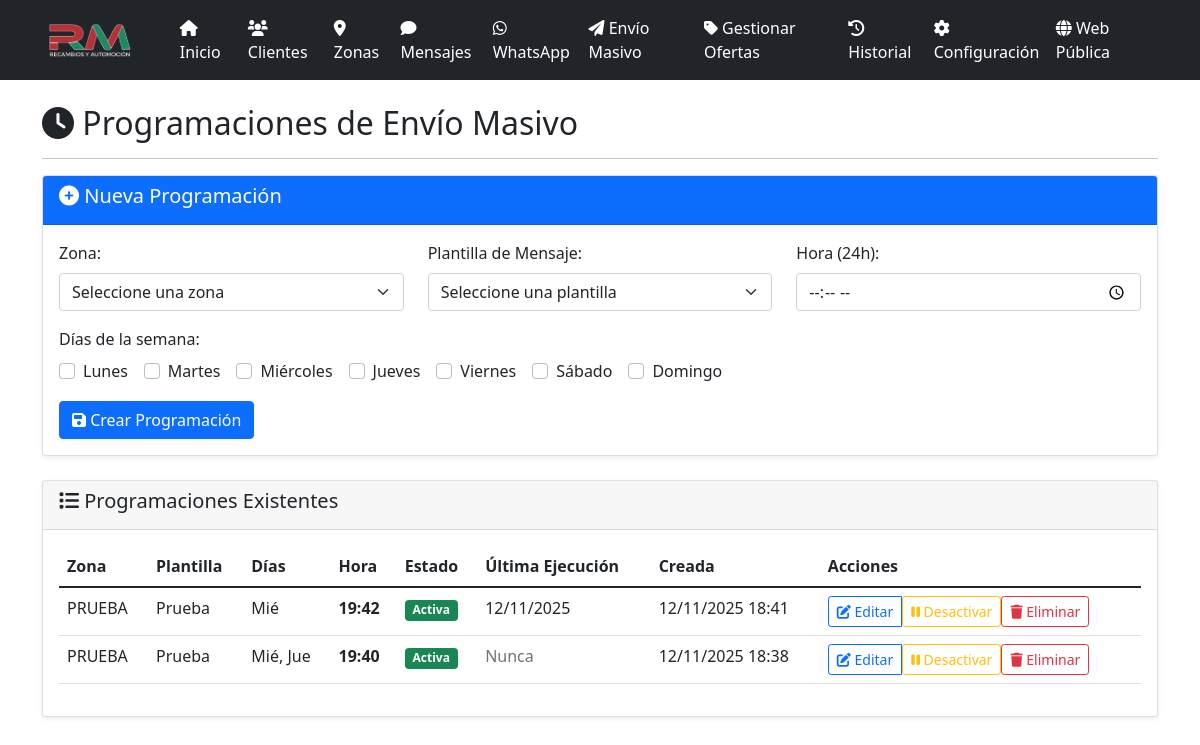
Before: /programaciones with the older database file.
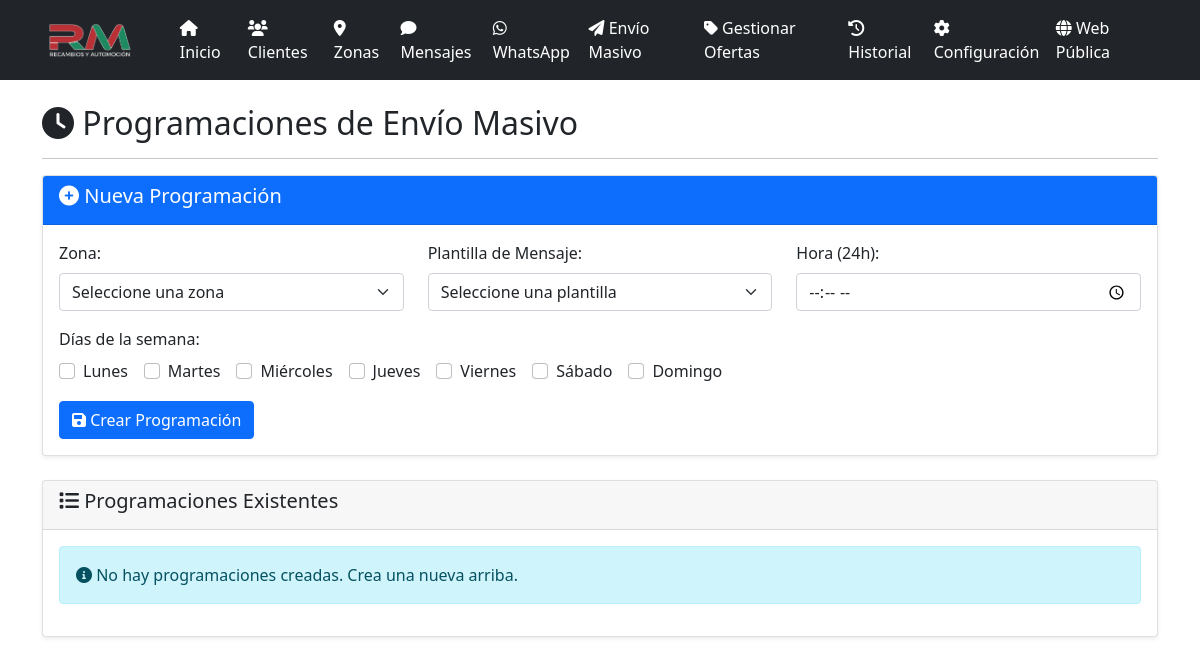
After: the same page with the newer database file.
### models.py (models this page shows, shortened)
class ProgramacionMasiva(db.Model):
    id = db.Column(db.Integer, primary_key=True)
    zona_id = db.Column(db.Integer, db.ForeignKey('zona.id'), nullable=False)
    plantilla_id = db.Column(db.Integer, db.ForeignKey('mensaje_plantilla.id'), nullable=False)
    dias_semana = db.Column(db.String(20), nullable=False)
    hora = db.Column(db.String(5), nullable=False)
    activo = db.Column(db.Boolean, default=True)
    ultima_ejecucion = db.Column(db.Date)
    created_at = db.Column(db.DateTime, default=datetime.utcnow)
    zona = db.relationship('Zona', backref='programaciones_masivas')
    plantilla = db.relationship('MensajePlantilla', backref='programaciones_masivas')

class Zona(db.Model):
    id = db.Column(db.Integer, primary_key=True)
    nombre = db.Column(db.String(100), nullable=False)
    descripcion = db.Column(db.Text)
    created_at = db.Column(db.DateTime, default=datetime.utcnow)
    clientes = db.relationship('Cliente', backref='zona', lazy=True)

class MensajePlantilla(db.Model):
    id = db.Column(db.Integer, primary_key=True)
    nombre = db.Column(db.String(100), nullable=False)
    contenido = db.Column(db.Text, nullable=False)
    activo = db.Column(db.Boolean, default=True)
    created_at = db.Column(db.DateTime, default=datetime.utcnow)
    mensajes_enviados = db.relationship('MensajeEnviado', backref='plantilla', lazy=True)

### app.py (the view)
@app.route('/programaciones')
def programaciones():
    programaciones_list = ProgramacionMasiva.query.order_by(ProgramacionMasiva.created_at.desc()).all()
    zonas = Zona.query.all()
    plantillas = MensajePlantilla.query.filter_by(activo=True).all()
    return render_template('programaciones.html',
                         programaciones=programaciones_list,
                         zonas=zonas,
                         plantillas=plantillas)

### app.py (called while the page is built, shortened)
@app.before_request
def _asegurar_scheduler():
    global _scheduler_iniciado

@app.before_request
def before_request():
    global _sistema_inicializado
    if not _sistema_inicializado and not app.config['DEBUG']:
        inicializar_sistema()

### templates/programaciones.html (shortened to what this page needs)
{% extends "base.html" %}
{% block content %}
<div class="row">
    <div class="col-12">
        <h2><i class="fas fa-clock"></i> Programaciones de Envío Masivo</h2>
        <hr>
    </div>
</div>
<div class="row mb-4">
    <div class="col-12">
        <div class="card">
            <div class="card-header bg-primary text-white">
                <h5><i class="fas fa-plus-circle"></i> Nueva Programación</h5>
            </div>
            <div class="card-body">
                <form method="POST" action="{{ url_for('nueva_programacion') }}">
                    <div class="row">
                        <div class="col-md-4 mb-3">
                            <label for="zona_id" class="form-label">Zona:</label>
                            <select name="zona_id" id="zona_id" class="form-select" required>
                                <option value="">Seleccione una zona</option>
                            </select>
                        </div>
                        <div class="col-md-4 mb-3">
                            <label for="plantilla_id" class="form-label">Plantilla de Mensaje:</label>
                            <select name="plantilla_id" id="plantilla_id" class="form-select" required>
                                <option value="">Seleccione una plantilla</option>
                            </select>
                        </div>
                        <div class="col-md-4 mb-3">
                            <label for="hora" class="form-label">Hora (24h):</label>
                            <input type="time" class="form-control" id="hora" name="hora" required>
                        </div>
                    </div>
                    <div class="row">
                        <div class="col-12 mb-3">
                            <label class="form-label">Días de la semana:</label>
                            <div class="d-flex flex-wrap gap-3">
                                <div class="form-check">
                                    <input class="form-check-input" type="checkbox" name="dias_semana" id="dia_0" value="0">
                                    <label class="form-check-label" for="dia_0">Lunes</label>
                                </div>
                                <div class="form-check">
                                    <input class="form-check-input" type="checkbox" name="dias_semana" id="dia_1" value="1">
                                    <label class="form-check-label" for="dia_1">Martes</label>
                                </div>
                                <div class="form-check">
                                    <input class="form-check-input" type="checkbox" name="dias_semana" id="dia_2" value="2">
                                    <label class="form-check-label" for="dia_2">Miércoles</label>
                                </div>
                                <div class="form-check">
                                    <input class="form-check-input" type="checkbox" name="dias_semana" id="dia_3" value="3">
                                    <label class="form-check-label" for="dia_3">Jueves</label>
                                </div>
                                <div class="form-check">
                                    <input class="form-check-input" type="checkbox" name="dias_semana" id="dia_4" value="4">
                                    <label class="form-check-label" for="dia_4">Viernes</label>
                                </div>
                                <div class="form-check">
                                    <input class="form-check-input" type="checkbox" name="dias_semana" id="dia_5" value="5">
                                    <label class="form-check-label" for="dia_5">Sábado</label>
                                </div>
                                <div class="form-check">
                                    <input class="form-check-input" type="checkbox" name="dias_semana" id="dia_6" value="6">
                                    <label class="form-check-label" for="dia_6">Domingo</label>
                                </div>
                            </div>
                        </div>
                    </div>
                    <div class="row">
                        <div class="col-12">
                            <button type="submit" class="btn btn-primary">
                                <i class="fas fa-save"></i> Crear Programación
                            </button>
                        </div>
                    </div>
                </form>
            </div>
        </div>
    </div>
</div>
<div class="row">
    <div class="col-12">
        <div class="card">
            <div class="card-header">
                <h5><i class="fas fa-list"></i> Programaciones Existentes</h5>
            </div>
            <div class="card-body">
                {% if programaciones %}
                <div class="table-responsive">
                    <table class="table table-hover">
                        <thead>
                            <tr>
                                <th>Zona</th>
                                <th>Plantilla</th>
                                <th>Días</th>
                                <th>Hora</th>
                                <th>Estado</th>
                                <th>Última Ejecución</th>
                                <th>Creada</th>
                                <th>Acciones</th>
                            </tr>
                        </thead>
                        <tbody>
                            {% for prog in programaciones %}
                            <tr>
                                <td>{{ prog.zona.nombre }}</td>
                                <td>{{ prog.plantilla.nombre }}</td>
                                <td>
                                    {% set dias_nombres = ['Lun', 'Mar', 'Mié', 'Jue', 'Vie', 'Sáb', 'Dom'] %}
                                    {% set dias_seleccionados = prog.dias_semana.split(',') %}
                                    {% for dia in dias_seleccionados %}
                                        {% set dia_idx = (dia | trim | int) %}
                                        {% if (dia | trim) != '' and 0 <= dia_idx <= 6 %}
                                            {{ dias_nombres[dia_idx] }}{% if not loop.last %}, {% endif %}
                                        {% endif %}
                                    {% endfor %}
                                </td>
                                <td><strong>{{ prog.hora }}</strong></td>
                                <td>
                                    {% if prog.activo %}
                                        <span class="badge bg-success">Activa</span>
                                    {% else %}
                                        <span class="badge bg-secondary">Inactiva</span>
                                    {% endif %}
                                </td>
                                <td>
                                    {% if prog.ultima_ejecucion %}
                                        {{ prog.ultima_ejecucion.strftime('%d/%m/%Y') }}
                                    {% else %}
                                        <span class="text-muted">Nunca</span>
                                    {% endif %}
                                </td>
                                <td>{{ prog.created_at.strftime('%d/%m/%Y %H:%M') }}</td>
                                <td>
                                    <div class="btn-group" role="group">
                                        <a href="{{ url_for('editar_programacion', id=prog.id) }}" class="btn btn-sm btn-outline-primary">
                                            <i class="fas fa-edit"></i> Editar
                                        </a>
                                        <form method="POST" action="{{ url_for('toggle_programacion', id=prog.id) }}" style="display: inline;">
                                            <button type="submit" class="btn btn-sm btn-outline-{{ 'warning' if prog.activo else 'success' }}">
                                                <i class="fas fa-{{ 'pause' if prog.activo else 'play' }}"></i>
                                                {{ 'Desactivar' if prog.activo else 'Activar' }}
                                            </button>
                                        </form>
                                        <form method="POST" action="{{ url_for('eliminar_programacion', id=prog.id) }}" style="display: inline;"
                                              onsubmit="return confirm('¿Estás seguro de que quieres eliminar esta programación?');">
                                            <button type="submit" class="btn btn-sm btn-outline-danger">
                                                <i class="fas fa-trash"></i> Eliminar
                                            </button>
                                        </form>
                                    </div>
                                </td>
                            </tr>
                            {% endfor %}
                        </tbody>
                    </table>
                </div>
                {% else %}
                <div class="alert alert-info">
                    <i class="fas fa-info-circle"></i> No hay programaciones creadas. Crea una nueva arriba.
                </div>
                {% endif %}
            </div>
        </div>
    </div>
</div>
{% endblock %}

### templates/base.html (shortened to what this page needs)
<!DOCTYPE html>
<html lang="es">
<head>
    <link href="https://cdn.jsdelivr.net/npm/bootstrap@5.1.3/dist/css/bootstrap.min.css" rel="stylesheet">
    <link href="https://cdnjs.cloudflare.com/ajax/libs/font-awesome/6.0.0/css/all.min.css" rel="stylesheet">
</head>
<body>
    <nav class="navbar navbar-expand-lg navbar-dark bg-dark">
        <div class="container">
            <a class="navbar-brand d-flex align-items-center" href="{{ url_for('panel') }}">
                <img src="{{ url_for('static', filename='logo_rm.png') }}" alt="Recambios RM" style="height: 35px; margin-right: 10px;">
            </a>
            <div class="collapse navbar-collapse" id="navbarNav">
                <ul class="navbar-nav me-auto">
                    <li class="nav-item">
                        <a class="nav-link {% if request.endpoint == 'panel' %}active{% endif %}" href="{{ url_for('panel') }}">
                            <i class="fas fa-home"></i> Inicio
                        </a>
                    </li>
                    <li class="nav-item">
                        <a class="nav-link {% if request.endpoint == 'clientes' %}active{% endif %}" href="{{ url_for('clientes') }}">
                            <i class="fas fa-users"></i> Clientes
                        </a>
                    </li>
                    <li class="nav-item">
                        <a class="nav-link {% if request.endpoint == 'zonas' %}active{% endif %}" href="{{ url_for('zonas') }}">
                            <i class="fas fa-map-marker-alt"></i> Zonas
                        </a>
                    </li>
                    <li class="nav-item">
                        <a class="nav-link {% if request.endpoint == 'mensajes' %}active{% endif %}" href="{{ url_for('mensajes') }}">
                            <i class="fas fa-comment"></i> Mensajes
                        </a>
                    </li>
                    <li class="nav-item">
                        <a class="nav-link {% if request.endpoint in ['whatsapp_dashboard', 'whatsapp_conversation_detail', 'whatsapp_new_conversation'] %}active{% endif %}" href="{{ url_for('whatsapp_dashboard') }}">
                            <i class="fab fa-whatsapp"></i> WhatsApp
                        </a>
                    </li>
                    <li class="nav-item">
                        <a class="nav-link {% if request.endpoint == 'enviar_masivo' %}active{% endif %}" href="{{ url_for('enviar_masivo') }}">
                            <i class="fas fa-paper-plane"></i> Envío Masivo
                        </a>
                    </li>
                    <li class="nav-item">
                        <a class="nav-link {% if request.endpoint == 'ofertas' %}active{% endif %}" href="{{ url_for('ofertas') }}">
                            <i class="fas fa-tag"></i> Gestionar Ofertas
                        </a>
                    </li>
                    <li class="nav-item">
                        <a class="nav-link {% if request.endpoint == 'historial' %}active{% endif %}" href="{{ url_for('historial') }}">
                            <i class="fas fa-history"></i> Historial
                        </a>
                    </li>
                    <li class="nav-item">
                        <a class="nav-link {% if request.endpoint == 'configuracion' %}active{% endif %}" href="{{ url_for('configuracion') }}">
                            <i class="fas fa-cog"></i> Configuración
                        </a>
                    </li>
                </ul>
                <ul class="navbar-nav">
                    <li class="nav-item">
                        <a class="nav-link" href="{{ url_for('index') }}" target="_blank">
                            <i class="fas fa-globe"></i> Web Pública
                        </a>
                    </li>
                </ul>
            </div>
        </div>
    </nav>
    <div class="container mt-4">
        {% block content %}{% endblock %}
    </div>
</body>
</html>

### templates/base.html (style rules this page uses)
.navbar-brand { font-weight: bold; }
.navbar-brand img { transition: transform 0.3s ease; }
.card { box-shadow: 0 0.125rem 0.25rem rgba(0, 0, 0, 0.075); border: 1px solid rgba(0, 0, 0, 0.125); }
.navbar-dark .navbar-nav .nav-link { color: #ffffff !important; font-weight: 500; transition: all 0.3s ease; }
.navbar-dark .navbar-brand { color: #ffffff !important; }

Changed rows visible on the page:
removed ProgramacionMasiva: zona.nombre "PRUEBA", plantilla.nombre "Prueba", dias_nombres "Mié", hora "19:42", shows "Activa", ultima_ejecucion "12/11/2025", created_at "12/11/2025 18:41", activo "Desactivar"
removed ProgramacionMasiva: zona.nombre "PRUEBA", plantilla.nombre "Prueba", dias_nombres "Mié" "Jue", hora "19:40", shows "Activa", shows "Nunca", created_at "12/11/2025 18:38", activo "Desactivar"
Other visible differences:
text no longer shown: "Zona Plantilla Días Hora Estado Última Ejecución Creada Acciones"
text now shown: "No hay programaciones creadas. Crea una nueva arriba."
